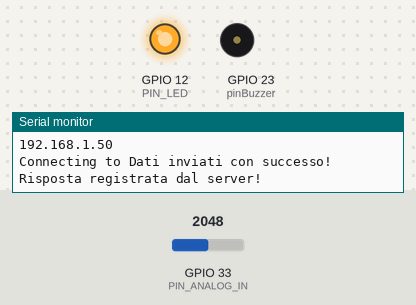
The sketch below on a simulated ESP32. On the bench: output pins drawn as LEDs (lit = HIGH), buzzer (waves = sounding, pin HIGH), the last lines printed to the serial monitor. The test bench sets the inputs (shaded band); at power-on: GPIO 33 (PIN_ANALOG_IN) = 2048. WiFi joins after 1.5 s; servers stay silent unless stated; uploads are accepted with an empty reply.

Above: at 3.3 s.
3.4 s: GPIO 33 (PIN_ANALOG_IN) set to 1659
4.9 s: GPIO 33 (PIN_ANALOG_IN) set to 1554
At 5.5 s:
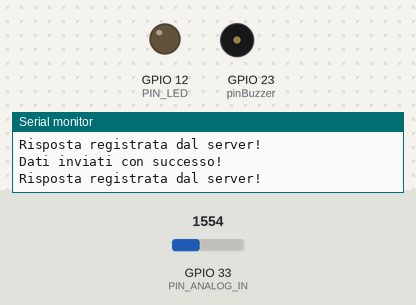
8.2 s: GPIO 33 (PIN_ANALOG_IN) set to 2047
At 9.5 s:
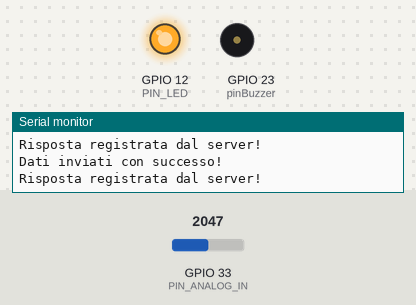
9.8 s: GPIO 33 (PIN_ANALOG_IN) set to 1228
At 10.8 s:
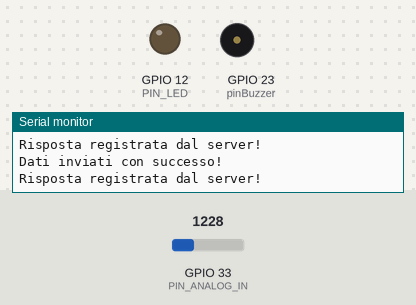
Timing chart, 0 to 12.4 s (numbered marks = the images above; inputs shaded):
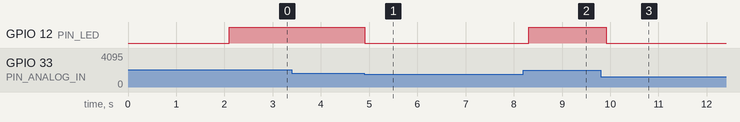

The sketch:

sketch_led.ino
```cpp
#include <WiFi.h>
#include <HTTPClient.h>
#include <ArduinoJson.h>

char ssid[] = "ArzWiFi";
char pass[] = "ArzMat02";

const char* serverURL = "http://10.86.167.11:8000/api/light/";

const char* password_corretta = "password";  // Password giusta, si può cambiare

#define PIN_LED 12
#define PIN_ANALOG_IN 33
#define pinPot 34
#define pinBuzzer 23
#define SOGLIA_LUCE 100

// --- VARIABILI ---
int tentativi = 0;
bool bloccato = false;
bool potenziometro_reset = false;
const int soglia_bassa = 500;
const int soglia_alta = 3500;

WiFiClient client;

bool stato = false;
bool stato_precedente = stato;

void setup() {
  Serial.begin(115200);
  pinMode(PIN_LED, OUTPUT);
  pinMode(pinBuzzer, OUTPUT);

  WiFi.begin(ssid, pass);
  Serial.println("Connessione in corso...");
  while (WiFi.status() != WL_CONNECTED)  {
    Serial.print(".");
    delay(400);
  }
  Serial.println("");
  Serial.println("WiFi connesso");
  Serial.println("Indirizzo IP: ");
  Serial.println(WiFi.localIP());
  delay(500);

  Serial.print("Connecting to ");

}

void loop() {
  if (bloccato) {
    Serial.println("🚫 SISTEMA BLOCCATO. Ruota il potenziometro per sbloccare...");

    int valore = analogRead(pinPot);
    if (valore < soglia_bassa) potenziometro_reset = true;
    if (valore > soglia_alta && potenziometro_reset) {
      Serial.println("🔓 Sblocco riuscito!");
      tentativi = 0;
      bloccato = false;
      potenziometro_reset = false;
    }

    delay(500);
    return;
  }

  // Lettura luce e gestione LED
  int adcVal = analogRead(PIN_ANALOG_IN);
  int luce = map(adcVal, 0, 4095, 0, 255);
  controlloLed(luce);
  int a = trovaTransizione(stato, stato_precedente);
  if (a != 0) {
    switch (a) {
      case 1:
        mandaStato(1);
        stato_precedente = stato;
        break;
      case -1:
        mandaStato(-1);
        stato_precedente = stato;
        break;
    }
  }

  // Controllo seriale
  if (Serial.available()) {
    String input = Serial.readStringUntil('\n');
    input.trim();

    if (input == password_corretta) {
      Serial.println("✅ Password corretta!");
      Serial.println("La luce è " + String(stato ? "accesa" : "spenta"));
      tentativi = 0;
    } else {
      tentativi++;
      Serial.println("❌ Password errata n°" + String(tentativi));

      if (tentativi >= 3) {
        Serial.println("🚨 3 tentativi errati. Sistema bloccato!");

        digitalWrite(pinBuzzer, HIGH);
        delay(1000);
        digitalWrite(pinBuzzer, LOW);

        bloccato = true;
      }
    }
  }

  delay(200);
}


void controlloLed(int luce) {

  //Serial.print(" - Luce mappata: ");
  //Serial.println(luce);

  if (luce <= SOGLIA_LUCE) {
    digitalWrite(PIN_LED, LOW);
    stato = false;
  }
  else {
    digitalWrite(PIN_LED, HIGH);
    stato = true;
  }
}

int trovaTransizione(bool corrente,bool precedente) {
  if (!precedente && corrente)
    return 1; //da spento a acceso
  else if (precedente && !corrente)
    return -1; //da acceso a spento
  else
    return 0; //nessun cambiamento
}

void mandaStato(int stato) {
  String stringStato;
  if (stato == 1)
    stringStato = "acceso";
  else if (stato == -1)
    stringStato = "spento";
  HTTPClient http;
  http.begin(serverURL);
  http.addHeader("Content-Type", "application/json");

  StaticJsonDocument<200> doc;
  doc["stato"] = stringStato;

  String jsonString;
  serializeJson(doc, jsonString);

  int httpCode = http.POST(jsonString);

  if (httpCode == 200 || httpCode == 201) {
    Serial.println("Dati inviati con successo!");
    String response = http.getString();
    //Serial.println("Risposta server: " + response);
    Serial.println("Risposta registrata dal server!");
  } else {
    Serial.println("Errore invio: " + String(httpCode));
  }
  http.end();
}
```

Measured:
- the behaviour switches between 1622 and 1621 on GPIO 33 (PIN_ANALOG_IN) (found by bisection; images 0 and 1)
- after the input at 3.4 s, every drawn part: stays the same
- after the input at 4.9 s, GPIO 12 (PIN_LED): HIGH → LOW at once
- after the input at 8.2 s, GPIO 12 (PIN_LED): LOW → HIGH after 0.11 s
- after the input at 9.8 s, GPIO 12 (PIN_LED): HIGH → LOW after 0.11 s
